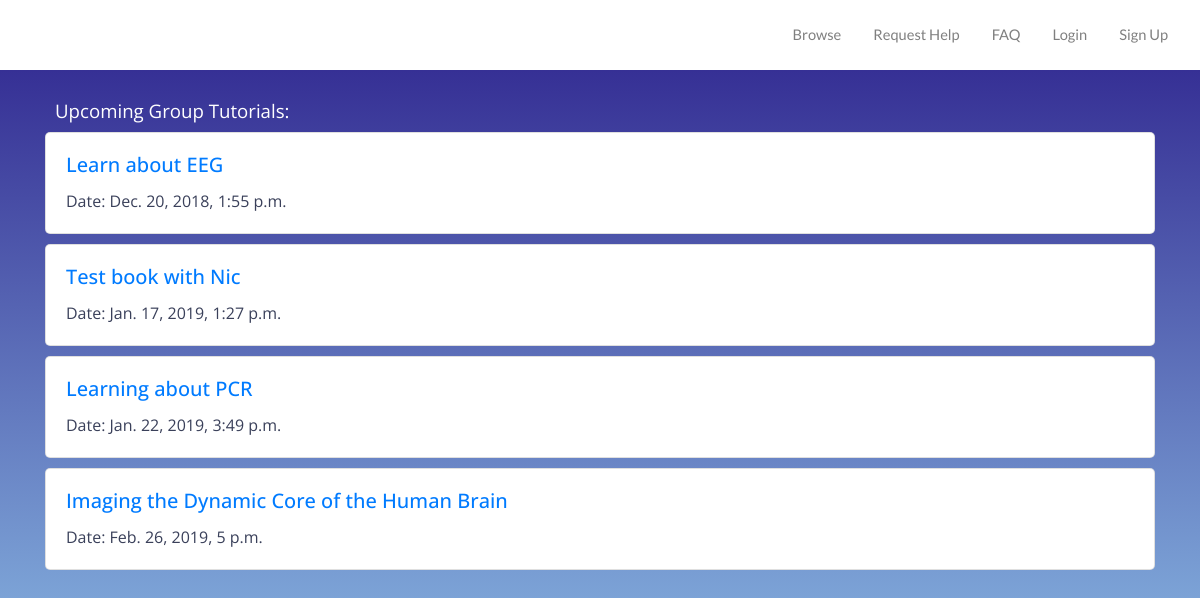
The app's page /tutorials/ with its own data.
### booking/models.py (models this page shows, shortened)
class Booking(models.Model):
    user = models.ForeignKey(CustomUser, null=True, default='', on_delete=models.CASCADE)
    expert = models.ForeignKey(CustomUser, null=True, default='',on_delete=models.CASCADE, related_name='bookings')
    title = models.CharField(max_length=200, default='e.g. Advice on statistics', null=True)
    start_time = models.DateTimeField('Start time', null=True)
    end_time = models.DateTimeField('End time', null=True)
    notes = models.TextField('Notes', blank=True, null=True)
    is_confirmed = models.BooleanField(blank=True, default=False)
    is_tutorial = models.BooleanField(blank=True, default=False)
    description = models.TextField('Description', blank=True, null=True)
    class Meta:
        verbose_name = 'Booking'
        verbose_name_plural = 'Bookings'

### booking/views.py (the view)
# urls.py: path('tutorials/', views.TutorialListView.as_view(), name="tutorial_list"),
class TutorialListView(ListView):
    model = Booking
    context_object_name = 'tutorial_list'
    template_name = 'booking/tutorial_list.html'
    def get_queryset(self):
        tutorials = Booking.objects.filter(is_tutorial=True)
        return tutorials

### booking/templates/booking/tutorial_list.html
{% extends 'layout.html' %}
{% load static %}
{% block content %}
<div class="container-fluid booking">
<div class='container booking_list'>
{% if tutorial_list %}
<div class="container" id="booking_form_text"><h3 class="video_sessions">Upcoming Group Tutorials:</h3></div>
{% for booking in tutorial_list %}
    <div class="container card booking_list">
        <h5 class="card-title"><a href="{% url 'booking:booking_detail' pk=booking.pk %}">{{ booking.title }}</a></h5>
         <p class="card-text">Date: {{booking.start_time}}</p>
    </div>
{% endfor %}
</div>
{% else %}
<div class="container" id="booking_form_text"><h3 class="video_sessions">There are no upcoming group tutorials.</h3></div>
{% endif %}
    </div>
{% endblock %}

### static/css/layout.css (style rules this page uses)
a { color: #6e75a8; text-decoration: none; }
p { color:#3a405a; }
body { background-image: url(scipertise_background_dark.jpg); background-size: cover; background-repeat:no-repeat; }
div.container.card { display: flex; padding: 20px; border-radius: 5px; margin: 20px auto; }
div.container.card.booking_list { margin: 10 auto; }
h3.video_sessions { color: white; font-family: 'Open Sans', sans-serif; font-weight: 400; font-size: 14pt; }
h5.card-title { font-family: 'Open Sans', sans-serif; }
p.card-text { font-family: 'Open Sans', sans-serif; }
div.container-fluid.booking { background-color:#363095; background-image: linear-gradient(to bottom, #363095, #a0def8); height: 100%; margin: 0 auto; overflow-y:scroll; color: #3a405a; }
div#booking_form_text.container { text-align: left; padding: 30px 10px 0px 10px; }
a { color: #6e75a8; }

### records on screen
Booking: title "Learn about EEG", start_time "Dec. 20, 2018, 1:55 p.m."
Booking: title "Test book with Nic", start_time "Jan. 17, 2019, 1:27 p.m."
Booking: title "Learning about PCR", start_time "Jan. 22, 2019, 3:49 p.m."
Booking: title "Imaging the Dynamic Core of the Human Brain", start_time "Feb. 26, 2019, 5 p.m."
